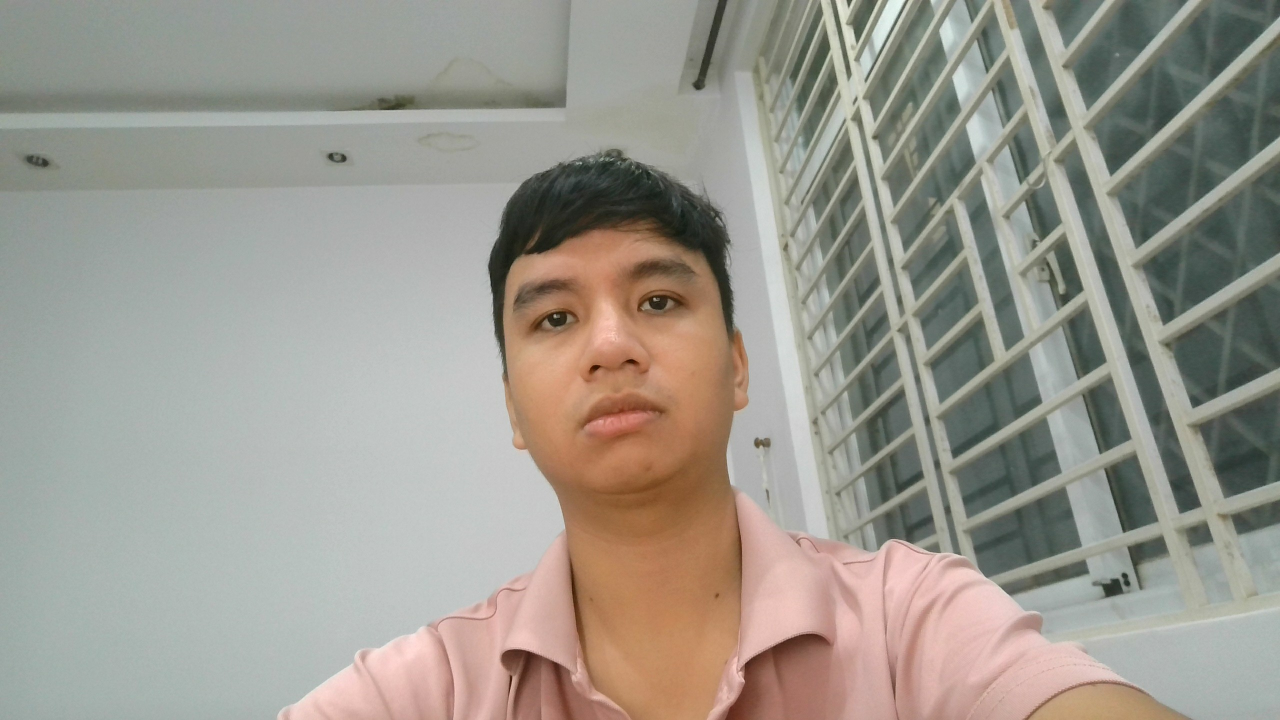
#> input picture examples/real-run/camera/batch_in/WIN_20251014_19_08_20_Pro.jpg, 2560 x 1440 px (shown at 1/2 size)
$ python -i ops.py   (imports and definitions only)
#> lines starting #> are read from the running program, lines starting #| are printed output that depends on the picture
"""Shared Pillow image operations used by mock + live assist."""

from __future__ import annotations

from pathlib import Path
from typing import Any

import numpy as np
from PIL import Image, ImageDraw, ImageEnhance, ImageFilter, ImageFont, ImageOps


# [6 lines left out: function load_image, not called in this run]


def load_rgb(path: str | Path) -> Image.Image:
    return load_image(path, keep_alpha=False).convert("RGB")


# [14 lines left out: functions ensure_rgba, ensure_rgb, not called in this run]


def auto_orient(im: Image.Image) -> Image.Image:
    return ImageOps.exif_transpose(im)


def resize(im: Image.Image, width: int, height: int) -> Image.Image:
    return im.resize((max(1, int(width)), max(1, int(height))), Image.Resampling.LANCZOS)


# [5 lines left out: function thumbnail, not called in this run]


def crop(im: Image.Image, x: int, y: int, width: int, height: int) -> Image.Image:
    box = (int(x), int(y), int(x) + max(1, int(width)), int(y) + max(1, int(height)))
    return im.crop(box)


# [31 lines left out: functions crop_bottom, crop_percent, flip, not called in this run]


def rotate(im: Image.Image, degrees: float = 90) -> Image.Image:
    fill = (0, 0, 0, 0) if im.mode == "RGBA" else "#000000"
    return im.rotate(-float(degrees), expand=True, fillcolor=fill)


def blur(im: Image.Image, radius: float = 2.0) -> Image.Image:
    return im.filter(ImageFilter.GaussianBlur(radius=max(0.0, float(radius))))


# [24 lines left out: functions sharpen, desaturate, invert, not called in this run]


def brightness(im: Image.Image, factor: float = 1.2) -> Image.Image:
    if im.mode == "RGBA":
        a = im.split()[-1]
        out = ImageEnhance.Brightness(im.convert("RGB")).enhance(float(factor))
        out.putalpha(a)
        return out
    return ImageEnhance.Brightness(im.convert("RGB")).enhance(float(factor))


# [232 lines left out: functions contrast, saturation, _font, text_overlay, erase_rect, fill_rect and 7 more, not called in this run]


# Pipeline step names → callable
PIPELINE_OPS = {
    "auto_orient": lambda im, **kw: auto_orient(im),
    "resize": lambda im, **kw: resize(im, int(kw["width"]), int(kw["height"])),
    "thumbnail": lambda im, **kw: thumbnail(
        im,
        int(kw.get("max_width") or kw.get("width", 512)),
        int(kw.get("max_height") or kw.get("height", 512)),
    ),
    "crop": lambda im, **kw: crop(im, int(kw["x"]), int(kw["y"]), int(kw["width"]), int(kw["height"])),
    "crop_bottom": lambda im, **kw: crop_bottom(im, int(kw.get("keep_height", im.height))),
    "crop_percent": lambda im, **kw: crop_percent(
        im,
        float(kw.get("left", 0)),
        float(kw.get("top", 0)),
        float(kw.get("right", 1)),
        float(kw.get("bottom", 1)),
    ),
    "flip": lambda im, **kw: flip(im, str(kw.get("direction", "horizontal"))),
    "rotate": lambda im, **kw: rotate(im, float(kw.get("degrees", 90))),
    "blur": lambda im, **kw: blur(im, float(kw.get("radius", 2.0))),
    "sharpen": lambda im, **kw: sharpen(im, float(kw.get("percent", 150)), float(kw.get("radius", 2.0))),
    "desaturate": lambda im, **kw: desaturate(im),
    "invert": lambda im, **kw: invert(im),
    "brightness": lambda im, **kw: brightness(im, float(kw.get("factor", 1.2))),
    "contrast": lambda im, **kw: contrast(im, float(kw.get("factor", 1.2))),
    "saturation": lambda im, **kw: saturation(im, float(kw.get("factor", 1.2))),
    "text": lambda im, **kw: text_overlay(
        im,
        str(kw.get("text", "")),
        int(kw.get("x", 10)),
        int(kw.get("y", 10)),
        int(kw.get("size", 32)),
        str(kw.get("color", "#ffffff")),
    ),
    "erase_rect": lambda im, **kw: erase_rect(
        im,
        int(kw["x"]),
        int(kw["y"]),
        int(kw["width"]),
        int(kw["height"]),
        str(kw.get("fill", "#000000")),
        bool(kw.get("transparent", False)),
    ),
    "fill_rect": lambda im, **kw: fill_rect(
        im, int(kw["x"]), int(kw["y"]), int(kw["width"]), int(kw["height"]), str(kw.get("color", "#000000"))
    ),
    "remove_background": lambda im, **kw: remove_background(
        im,
        str(kw.get("mode", "black")),
        int(kw.get("threshold", 28)),
        int(kw.get("soft", 40)),
    ),
    "cutout": lambda im, **kw: cutout(
        im,
        float(kw.get("thr", 40)),
        bool(kw.get("hard", True)),
        bool(kw.get("defringe", True)),
    ),
    "trim": lambda im, **kw: trim(
        im,
        int(kw.get("padding", 8)),
        int(kw.get("alpha_threshold", 10)),
        str(kw.get("bg_mode", "auto")),
    ),
    "pad": lambda im, **kw: pad(
        im, int(kw.get("padding", 32)), str(kw.get("color", "#000000")), bool(kw.get("transparent", False))
    ),
    "border": lambda im, **kw: border(im, int(kw.get("width", 4)), str(kw.get("color", "#ffffff"))),
    "opacity": lambda im, **kw: opacity(im, float(kw.get("factor", 1.0))),
}


# [11 lines left out: function apply_pipeline, not called in this run]

>>> from PIL import Image
>>> picture = Image.open('../../examples/real-run/camera/batch_in/WIN_20251014_19_08_20_Pro.jpg')
#> picture is the input picture: PIL image 2560x1440 RGB; mean R, G, B 155.2, 151.6, 142.4
>>> result = brightness(picture)
#> in brightness, `return ImageEnhance.Brightness(im.convert("RGB")).enhance(float(factor))`:
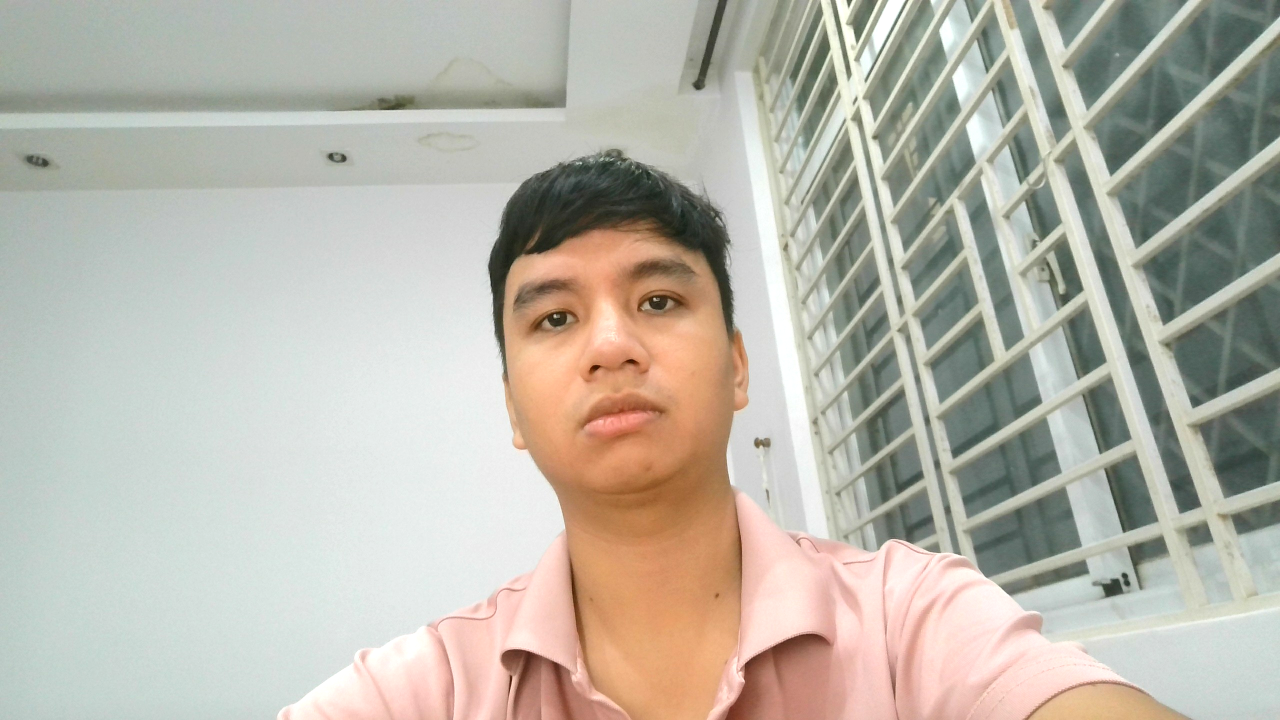
#> returned value: PIL image 2560x1440 RGB (shown at 1/2 size); mean R, G, B 185, 181.4, 170.4

$ run again, on examples/real-run/camera/batch_in/WIN_20251014_19_08_22_Pro (2).jpg
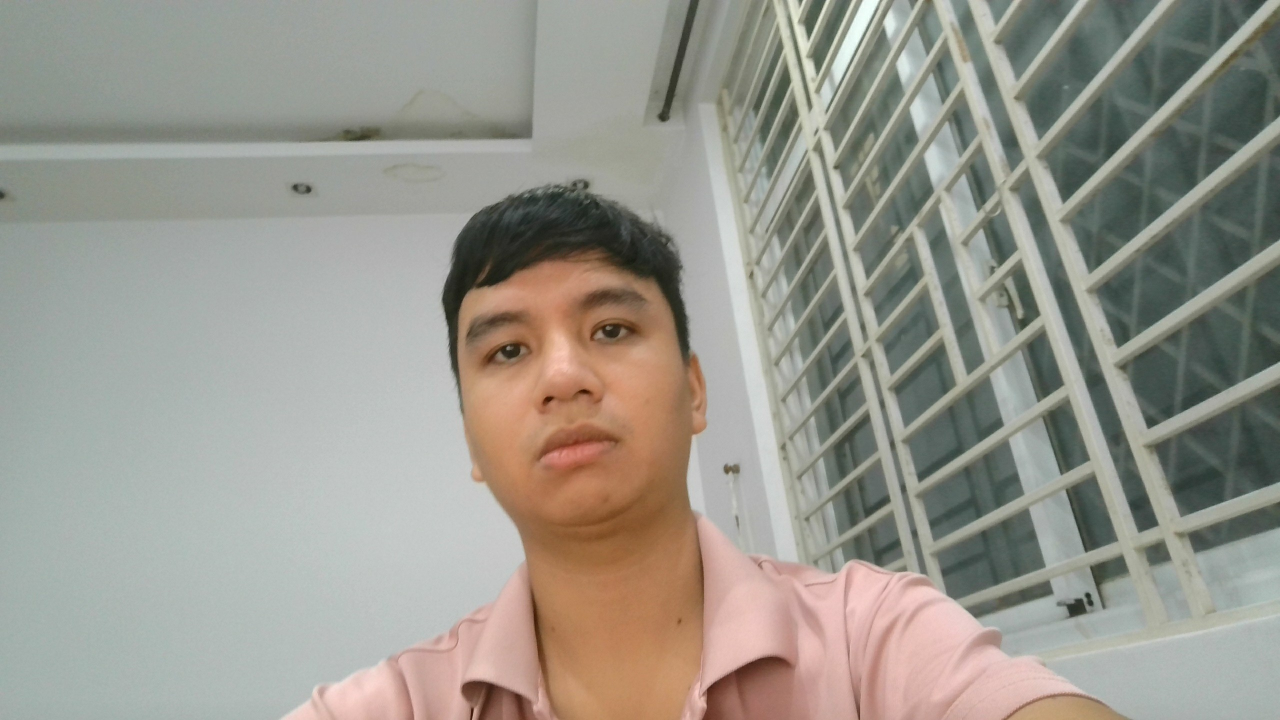
#> input picture examples/real-run/camera/batch_in/WIN_20251014_19_08_22_Pro (2).jpg, 2560 x 1440 px (shown at 1/2 size)
#> picture is the input picture: PIL image 2560x1440 RGB; mean R, G, B 152.6, 150.4, 141.2
#> in brightness, `return ImageEnhance.Brightness(im.convert("RGB")).enhance(float(factor))`:
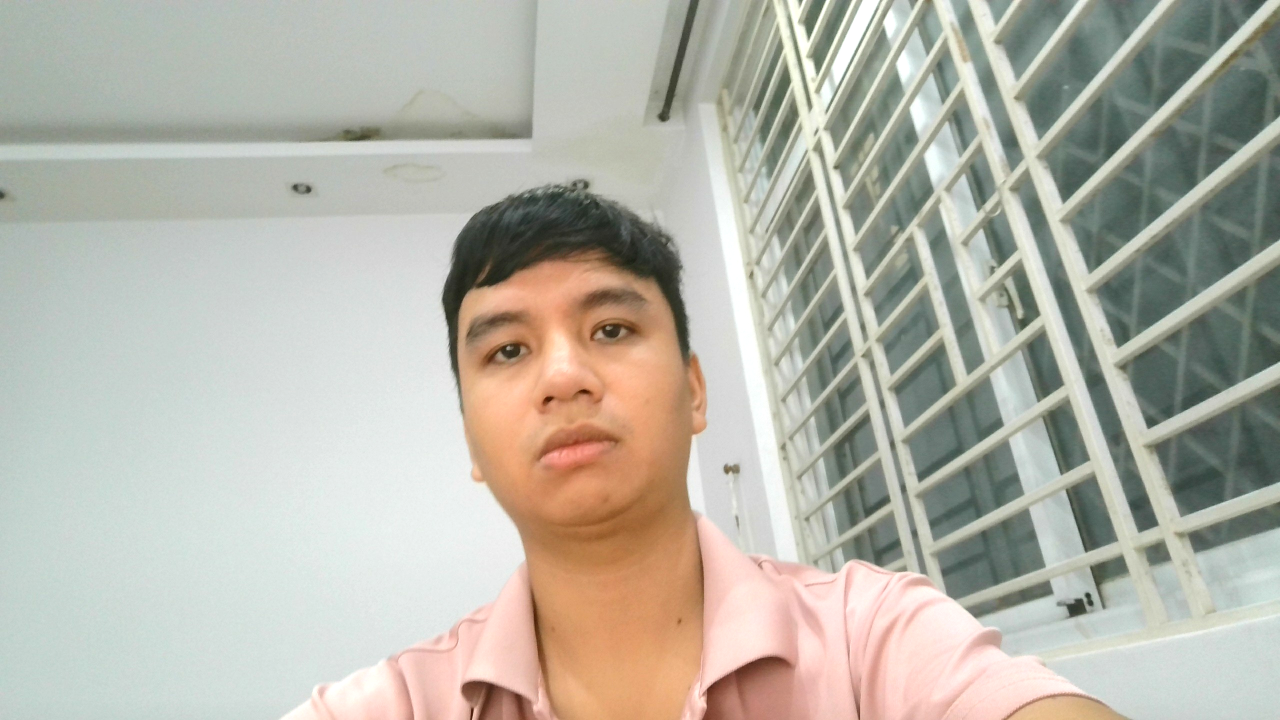
#> returned value: PIL image 2560x1440 RGB (shown at 1/2 size); mean R, G, B 182, 180, 169
